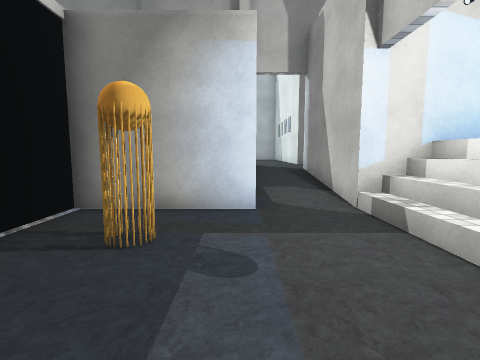
View 1 (above)

14 first-person views from a walk through a Unity game level. The camera is 1.2 m above the floor, tilts 6° down and sees 85° across. The floor is counted in squares, 1 m on a side. Each view is taken from the middle of a square. On the plan, view 1 faces up. The plan holds only what a view shows up to about 12 squares ahead; the rest is blank. The place goes on beyond the plan. Door leaves are left out, so doorways stand open. Some surface patterns are stand-ins.

View 2
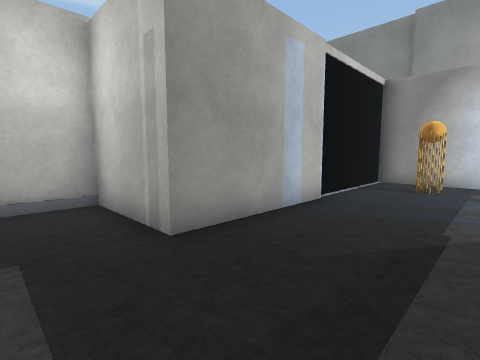

View 3
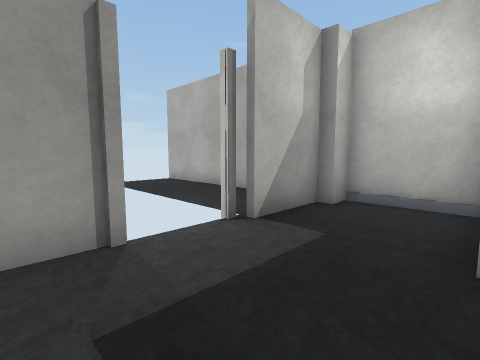

View 4
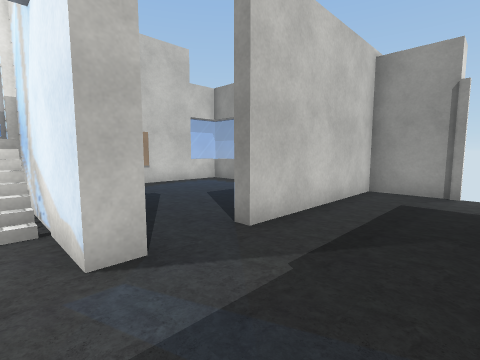

View 5
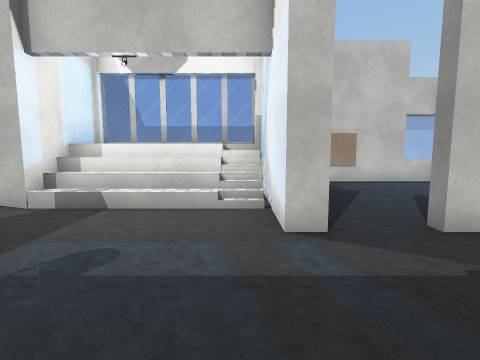

View 6
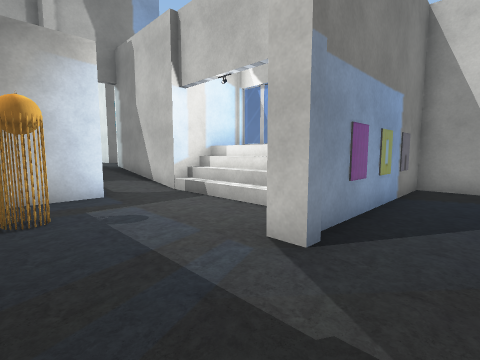

View 7
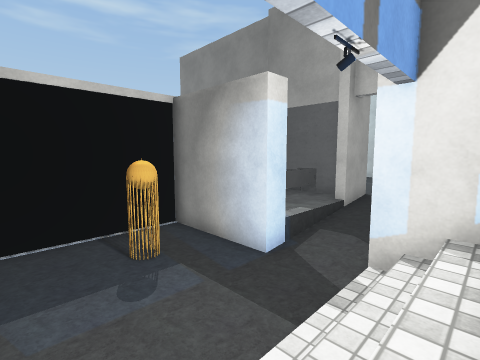

View 8
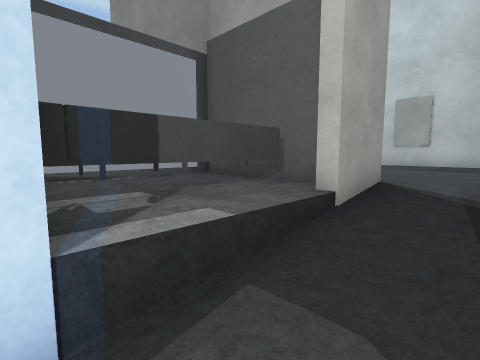

View 9
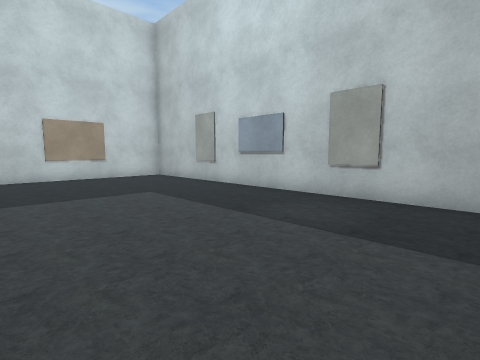

View 10
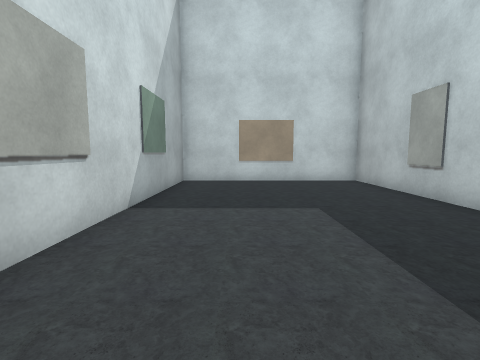

View 11
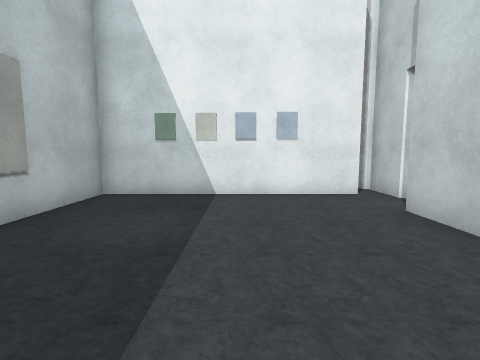

View 12
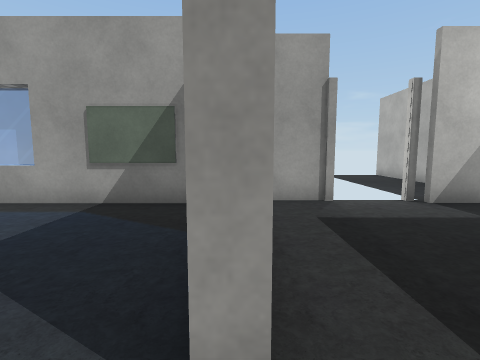

View 13
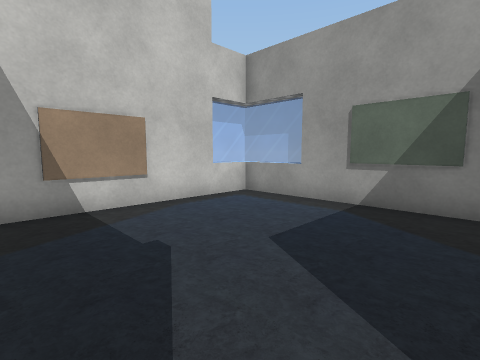

View 14
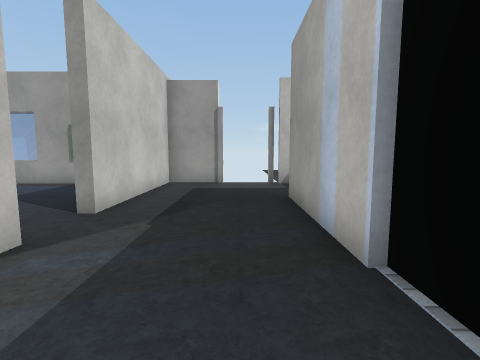

### Floor plan
Key: @ floor where view 1 was taken; # wall or solid block; . main floor; : floor 0.25 m higher than the main floor; + floor 0.5 m higher than the main floor; * floor 0.75 m higher than the main floor; / step, stairs or slope; D open door; = window, fence, low wall or low ledge; ^ raised ledge; S sofa; O other object.
Columns run from 11 left of view 1 to 8 right of it. Each row starts with its distance up from view 1.
 19 ###############
 18 #*************#
 17 #*************#
 16 #*************#
 15 #*************#
 14 #*************#
 13 #*************#
 12 #*************##
 11 ############+**#
 10        # SS#++##
  9        #*SS*++#
  8        #*SS*::#
  7        #*SS*::#
  6        ###S#..####
  5        #......// =
  4        #.OO...// =
  3        #..O...// =
  2        #......// =
  1        #......// =
  0        ##..@########
 -1         #..........#
 -2         #..........#
 -3         #...#......#
 -4     #####...#......#
 -5     #.......#......#
 -6     #.......#......=
 -7     ####....#####^^^
 -8        #DDOOO     #

Where each view was taken, in squares from view 1:
view 1: 0 up, 0 right, facing up
view 2: 6 down, 0 right, facing up-left
view 3: 4 down, 0 right, facing down-left
view 4: 1 up, 2 left, facing down-right
view 5: 1 up, 3 left, facing right
view 6: 2 down, 2 left, facing up-right
view 7: 1 up, 4 right, facing up-left
view 8: 6 up, 2 right, facing up-left
view 9: 12 up, 2 right, facing up-left
view 10: 14 up, 0 right, facing left
view 11: 15 up, 5 left, facing right
view 12: 1 down, 1 right, facing down
view 13: 1 down, 2 right, facing down-right
view 14: 3 up, 2 left, facing down
